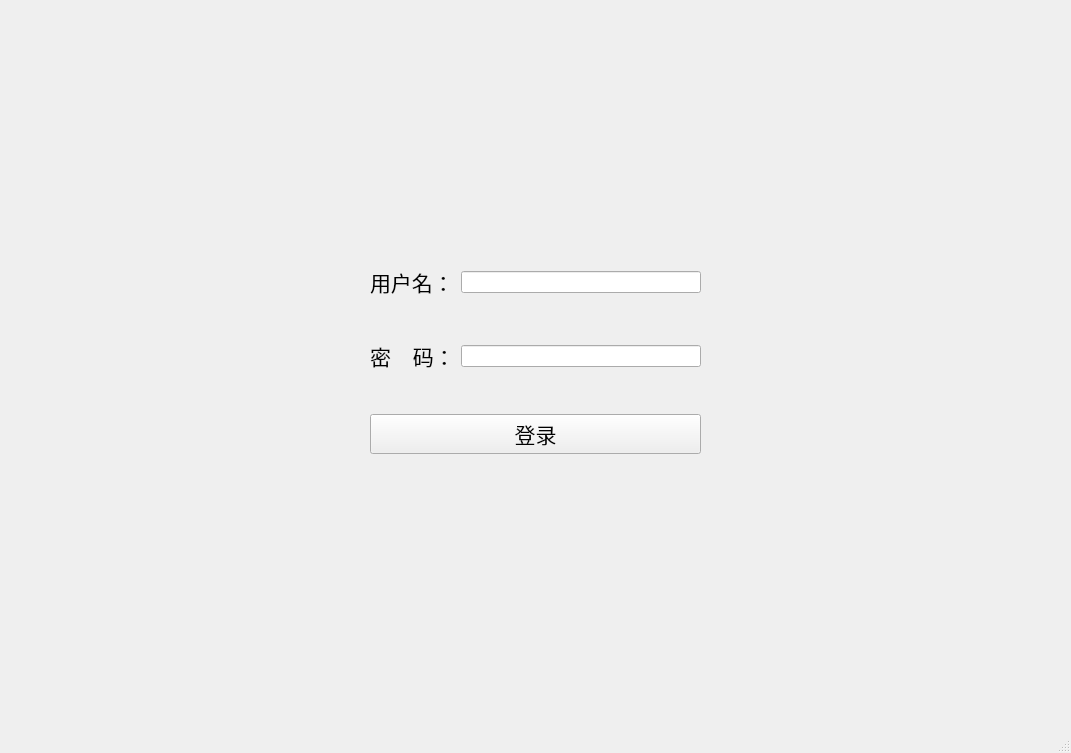
<?xml version="1.0" encoding="UTF-8"?>
<ui version="4.0">
 <class>LoginWindow</class>
 <widget class="QMainWindow" name="LoginWindow">
  <property name="geometry">
   <rect>
    <x>0</x>
    <y>0</y>
    <width>1071</width>
    <height>753</height>
   </rect>
  </property>
  <property name="minimumSize">
   <size>
    <width>0</width>
    <height>0</height>
   </size>
  </property>
  <property name="windowTitle">
   <string>MainWindow</string>
  </property>
  <widget class="QWidget" name="centralwidget">
   <widget class="QWidget" name="layoutWidget">
    <property name="geometry">
     <rect>
      <x>370</x>
      <y>230</y>
      <width>331</width>
      <height>261</height>
     </rect>
    </property>
    <layout class="QGridLayout" name="gridLayout">
     <item row="0" column="1">
      <widget class="QLineEdit" name="usernamelineEdit"/>
     </item>
     <item row="2" column="0" colspan="2">
      <widget class="QPushButton" name="pushButton">
       <property name="sizePolicy">
        <sizepolicy hsizetype="Minimum" vsizetype="Maximum">
         <horstretch>0</horstretch>
         <verstretch>0</verstretch>
        </sizepolicy>
       </property>
       <property name="sizeIncrement">
        <size>
         <width>100</width>
         <height>100</height>
        </size>
       </property>
       <property name="font">
        <font>
         <family>华文行楷</family>
         <pointsize>16</pointsize>
        </font>
       </property>
       <property name="text">
        <string>登录</string>
       </property>
      </widget>
     </item>
     <item row="1" column="0">
      <widget class="QLabel" name="label_2">
       <property name="font">
        <font>
         <family>华文行楷</family>
         <pointsize>16</pointsize>
        </font>
       </property>
       <property name="text">
        <string>密    码：</string>
       </property>
      </widget>
     </item>
     <item row="0" column="0">
      <widget class="QLabel" name="label">
       <property name="font">
        <font>
         <family>华文行楷</family>
         <pointsize>16</pointsize>
        </font>
       </property>
       <property name="text">
        <string>用户名：</string>
       </property>
      </widget>
     </item>
     <item row="1" column="1">
      <widget class="QLineEdit" name="passwordlineEdit">
       <property name="echoMode">
        <enum>QLineEdit::Password</enum>
       </property>
      </widget>
     </item>
    </layout>
   </widget>
  </widget>
  <widget class="QMenuBar" name="menubar">
   <property name="geometry">
    <rect>
     <x>0</x>
     <y>0</y>
     <width>1071</width>
     <height>26</height>
    </rect>
   </property>
  </widget>
  <widget class="QStatusBar" name="statusbar"/>
 </widget>
 <resources/>
 <connections/>
</ui>
